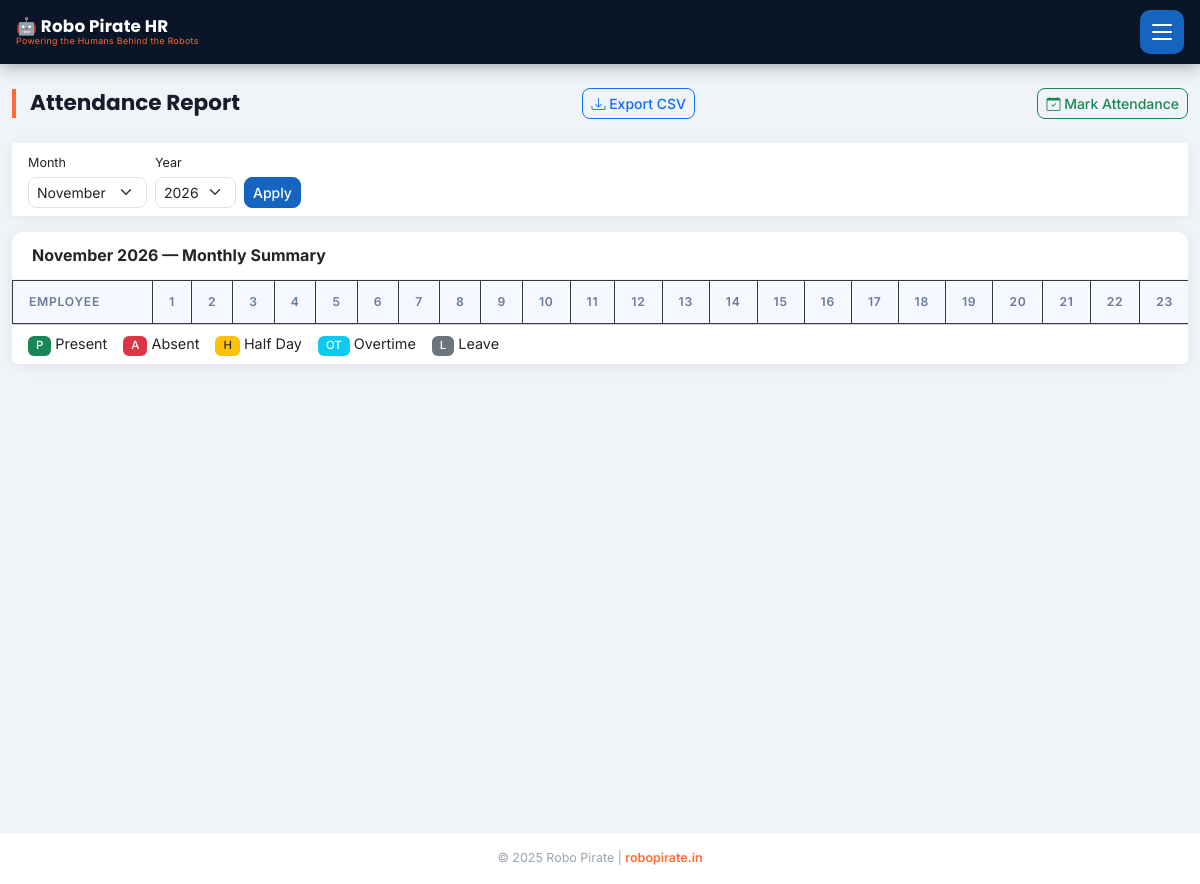
The page /attendance/report (signed in) on the database as committed earlier.
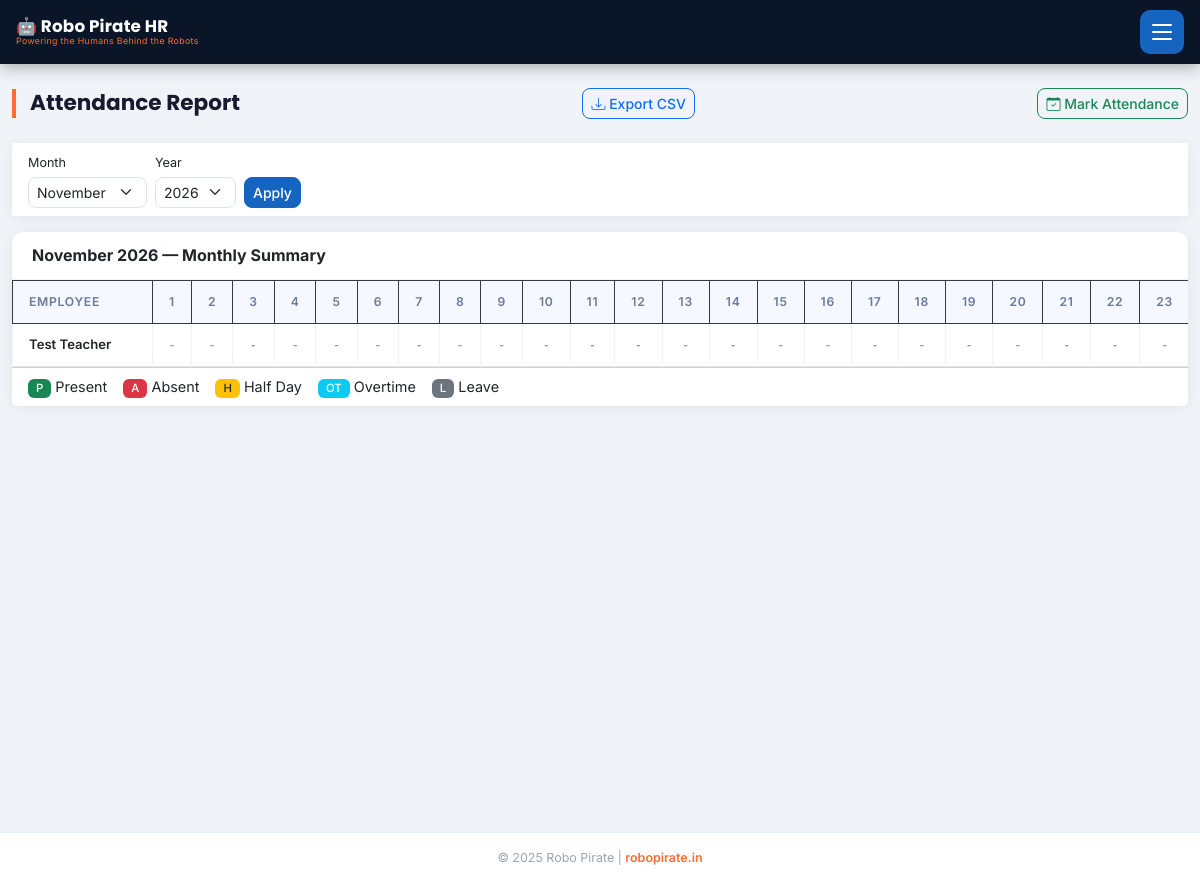
The same page on the database as committed later.
### models.py (models this page shows, shortened)
class Employee(db.Model):
    __tablename__ = 'employees'
    id = db.Column(db.Integer, primary_key=True)
    emp_id = db.Column(db.String(20), unique=True, nullable=False)
    name = db.Column(db.String(100), nullable=False)
    phone = db.Column(db.String(15), nullable=False)
    email = db.Column(db.String(120))
    department_id = db.Column(db.Integer, db.ForeignKey('departments.id'))
    designation = db.Column(db.String(100))
    basic_salary = db.Column(db.Float, default=0.0)
    joining_date = db.Column(db.Date, default=date.today)
    is_active = db.Column(db.Boolean, default=True)
    bank_name = db.Column(db.String(100))
    account_number = db.Column(db.String(30))
    ifsc_code = db.Column(db.String(20))
    pan_number = db.Column(db.String(20))
    aadhar_number = db.Column(db.String(20))
    attendances = db.relationship('Attendance', backref='employee', lazy=True)
    leaves = db.relationship('Leave', backref='employee', lazy=True)
    payrolls = db.relationship('Payroll', backref='employee', lazy=True)
    advances = db.relationship('Advance', backref='employee', lazy=True)
    schools = db.relationship('School', secondary=employee_schools, lazy=True,
                              backref=db.backref('assigned_employees', lazy=True))

### blueprints/admin.py (the view)
@bp.route('/attendance/report')
@login_required
def attendance_report():
    month = int(request.args.get('month', date.today().month))
    year = int(request.args.get('year', date.today().year))
    emps = Employee.query.filter_by(is_active=True).order_by(Employee.name).all()
    _, days_in_month = calendar.monthrange(year, month)
    report = []
    for emp in emps:
        atts = {a.date.day: a for a in Attendance.query.filter_by(employee_id=emp.id).filter(
            db.func.strftime('%Y', Attendance.date) == str(year),
            db.func.strftime('%m', Attendance.date) == f"{month:02d}"
        ).all()}
        present = sum(1 for a in atts.values() if a.status == 'present')
        half = sum(0.5 for a in atts.values() if a.status == 'half_day')
        absent = sum(1 for a in atts.values() if a.status == 'absent')
        ot = sum(a.overtime_hours or 0 for a in atts.values())
        report.append({'employee': emp, 'atts': atts, 'present': present + half, 'absent': absent, 'overtime': ot})
    return render_template('attendance/report.html', report=report, month=month, year=year,
        days_in_month=days_in_month, get_month_name=get_month_name,
        months=list(range(1, 13)), years=list(range(2020, date.today().year + 2)))

### app.py (called while the page is built)
@app.before_request
def load_persisted_config():
    global _persisted_config_loaded
    if not _persisted_config_loaded:
        persisted_key = AppConfig.get('FAST2SMS_API_KEY')
        if persisted_key:
            app.config['FAST2SMS_API_KEY'] = persisted_key
        _persisted_config_loaded = True

@login_manager.user_loader
def load_user(user_id):
    return User.query.get(int(user_id))

@app.before_request
def restrict_employee_to_portal():
    if current_user.is_authenticated and not current_user.is_admin:
        allowed = ('/portal', '/employee', '/static', '/api', '/logout')
        if request.path != '/' and not request.path.startswith(allowed):
            return redirect(url_for('portal.portal_dashboard'))

### sms_service.py (called while the page is built)
def get_month_name(month_num):
    months = [
        '', 'January', 'February', 'March', 'April', 'May', 'June',
        'July', 'August', 'September', 'October', 'November', 'December'
    ]
    return months[month_num] if 1 <= month_num <= 12 else str(month_num)

### templates/attendance/report.html (shortened to what this page needs)
{% extends 'base.html' %}
{% block content %}
<div class="container-fluid py-4">
  <div class="d-flex justify-content-between align-items-center mb-4">
    <h4 class="page-header mb-0">Attendance Report</h4>
    <a href="{{ url_for('admin.export_attendance', month=month, year=year) }}" class="btn btn-sm btn-outline-primary">
      <i class="bi bi-download"></i> Export CSV
    </a>
    <a href="{{ url_for('admin.attendance') }}" class="btn btn-sm btn-outline-success">
      <i class="bi bi-calendar-check"></i> Mark Attendance
    </a>
  </div>
  <div class="card border-0 shadow-sm mb-3">
    <div class="card-body py-2">
      <form method="GET" class="row g-2 align-items-end">
        <div class="col-auto">
          <label class="form-label small mb-1">Month</label>
          <select name="month" class="form-select form-select-sm">
            {% for m in months %}
            <option value="{{ m }}" {% if m == month %}selected{% endif %}>{{ get_month_name(m) }}</option>
            {% endfor %}
          </select>
        </div>
        <div class="col-auto">
          <label class="form-label small mb-1">Year</label>
          <select name="year" class="form-select form-select-sm">
            {% for y in years %}
            <option value="{{ y }}" {% if y == year %}selected{% endif %}>{{ y }}</option>
            {% endfor %}
          </select>
        </div>
        <div class="col-auto">
          <button type="submit" class="btn btn-primary btn-sm">Apply</button>
        </div>
      </form>
    </div>
  </div>
  <div class="card border-0 shadow-sm">
    <div class="card-header bg-white border-bottom">
      <h6 class="mb-0 fw-bold">{{ get_month_name(month) }} {{ year }} — Monthly Summary</h6>
    </div>
    <div class="card-body p-0">
      <div class="table-responsive">
        <table class="table table-sm table-bordered mb-0" style="font-size:0.82rem">
          <thead class="table-dark">
            <tr>
              <th class="sticky-col">Employee</th>
              {% for d in range(1, days_in_month + 1) %}
              <th class="text-center" style="min-width:32px">{{ d }}</th>
              {% endfor %}
            </tr>
          </thead>
          <tbody>
            {% for row in report %}
            <tr>
              <td class="fw-semibold sticky-col" style="white-space:nowrap">{{ row.employee.name }}</td>
              {% for d in range(1, days_in_month + 1) %}
              {% set att = row.atts.get(d) %}
              <td class="text-center p-1">
                {% if att %}
                  {% if att.status == 'present' %}
                    <span class="badge bg-success" style="font-size:0.65rem">P</span>
                  {% elif att.status == 'absent' %}
                    <span class="badge bg-danger" style="font-size:0.65rem">A</span>
                  {% elif att.status == 'half_day' %}
                    <span class="badge bg-warning text-dark" style="font-size:0.65rem">H</span>
                  {% elif att.status == 'overtime' %}
                    <span class="badge bg-info" style="font-size:0.65rem">OT</span>
                  {% elif att.status == 'leave' %}
                    <span class="badge bg-secondary" style="font-size:0.65rem">L</span>
                  {% elif att.status == 'holiday' %}
                    <span class="badge bg-light text-dark" style="font-size:0.65rem">H</span>
                  {% endif %}
                {% else %}
                  <span class="text-muted" style="font-size:0.65rem">-</span>
                {% endif %}
              </td>
              {% endfor %}
            </tr>
            {% endfor %}
          </tbody>
        </table>
      </div>
    </div>
    <div class="card-footer bg-white">
      <div class="d-flex gap-3 flex-wrap">
        <span><span class="badge bg-success">P</span> Present</span>
        <span><span class="badge bg-danger">A</span> Absent</span>
        <span><span class="badge bg-warning text-dark">H</span> Half Day</span>
        <span><span class="badge bg-info">OT</span> Overtime</span>
        <span><span class="badge bg-secondary">L</span> Leave</span>
      </div>
    </div>
  </div>
</div>
{% endblock %}

Rows that differ between the two databases and show on the page:
added Employee: employee.name "Test Teacher"
